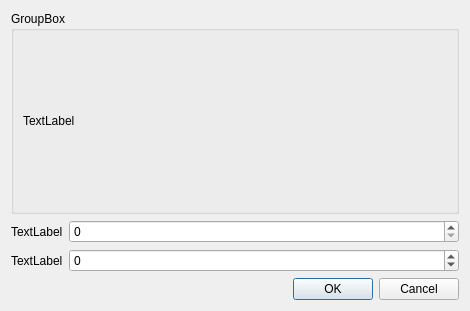
<?xml version="1.0" encoding="UTF-8"?>
<ui version="4.0">
 <class>Dialog</class>
 <widget class="QDialog" name="Dialog">
  <property name="geometry">
   <rect>
    <x>0</x>
    <y>0</y>
    <width>470</width>
    <height>311</height>
   </rect>
  </property>
  <property name="windowTitle">
   <string>Dialog</string>
  </property>
  <layout class="QGridLayout" name="gridLayout">
   <item row="0" column="0" colspan="2">
    <widget class="QGroupBox" name="instructions_groubox">
     <property name="title">
      <string>GroupBox</string>
     </property>
     <layout class="QGridLayout" name="gridLayout_2">
      <item row="0" column="0">
       <widget class="QLabel" name="instructions_label">
        <property name="text">
         <string>TextLabel</string>
        </property>
       </widget>
      </item>
     </layout>
    </widget>
   </item>
   <item row="1" column="0">
    <widget class="QLabel" name="starting_id_label">
     <property name="text">
      <string>TextLabel</string>
     </property>
    </widget>
   </item>
   <item row="1" column="1">
    <widget class="QSpinBox" name="starting_id_spinbox">
     <property name="sizePolicy">
      <sizepolicy hsizetype="Expanding" vsizetype="Fixed">
       <horstretch>0</horstretch>
       <verstretch>0</verstretch>
      </sizepolicy>
     </property>
     <property name="maximum">
      <number>999999999</number>
     </property>
    </widget>
   </item>
   <item row="2" column="0">
    <widget class="QLabel" name="offset_label">
     <property name="text">
      <string>TextLabel</string>
     </property>
    </widget>
   </item>
   <item row="2" column="1">
    <widget class="QSpinBox" name="offset_spinbox">
     <property name="minimum">
      <number>-999999999</number>
     </property>
     <property name="maximum">
      <number>999999999</number>
     </property>
    </widget>
   </item>
   <item row="3" column="0" colspan="2">
    <widget class="QDialogButtonBox" name="button_box">
     <property name="orientation">
      <enum>Qt::Horizontal</enum>
     </property>
     <property name="standardButtons">
      <set>QDialogButtonBox::Cancel|QDialogButtonBox::Ok</set>
     </property>
    </widget>
   </item>
  </layout>
 </widget>
 <resources/>
 <connections>
  <connection>
   <sender>button_box</sender>
   <signal>accepted()</signal>
   <receiver>Dialog</receiver>
   <slot>accept()</slot>
   <hints>
    <hint type="sourcelabel">
     <x>248</x>
     <y>254</y>
    </hint>
    <hint type="destinationlabel">
     <x>157</x>
     <y>274</y>
    </hint>
   </hints>
  </connection>
  <connection>
   <sender>button_box</sender>
   <signal>rejected()</signal>
   <receiver>Dialog</receiver>
   <slot>reject()</slot>
   <hints>
    <hint type="sourcelabel">
     <x>316</x>
     <y>260</y>
    </hint>
    <hint type="destinationlabel">
     <x>286</x>
     <y>274</y>
    </hint>
   </hints>
  </connection>
 </connections>
</ui>
